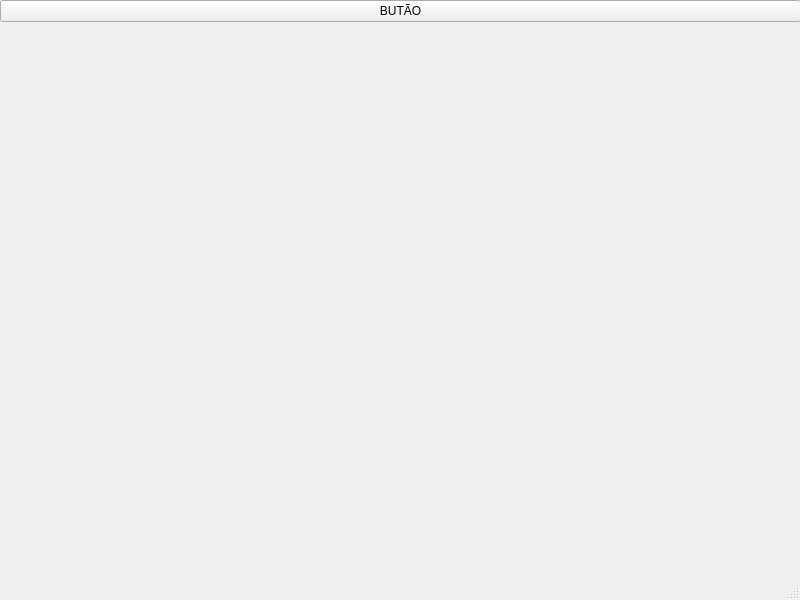
<?xml version="1.0" encoding="UTF-8"?>
<ui version="4.0">
 <class>MainWindow</class>
 <widget class="QMainWindow" name="MainWindow">
  <property name="geometry">
   <rect>
    <x>0</x>
    <y>0</y>
    <width>800</width>
    <height>600</height>
   </rect>
  </property>
  <property name="windowTitle">
   <string>MainWindow</string>
  </property>
  <widget class="QWidget" name="centralwidget">
   <widget class="QWidget" name="gridLayoutWidget">
    <property name="geometry">
     <rect>
      <x>0</x>
      <y>0</y>
      <width>801</width>
      <height>571</height>
     </rect>
    </property>
    <layout class="QHBoxLayout" name="horizontalLayout">
     <property name="sizeConstraint">
      <enum>QLayout::SetMaximumSize</enum>
     </property>
     <item>
      <widget class="QPushButton" name="pushButton">
       <property name="text">
        <string>BUTÃO</string>
       </property>
      </widget>
     </item>
    </layout>
   </widget>
  </widget>
  <widget class="QMenuBar" name="menubar">
   <property name="geometry">
    <rect>
     <x>0</x>
     <y>0</y>
     <width>800</width>
     <height>23</height>
    </rect>
   </property>
  </widget>
  <widget class="QStatusBar" name="statusbar"/>
 </widget>
 <resources/>
 <connections/>
</ui>
